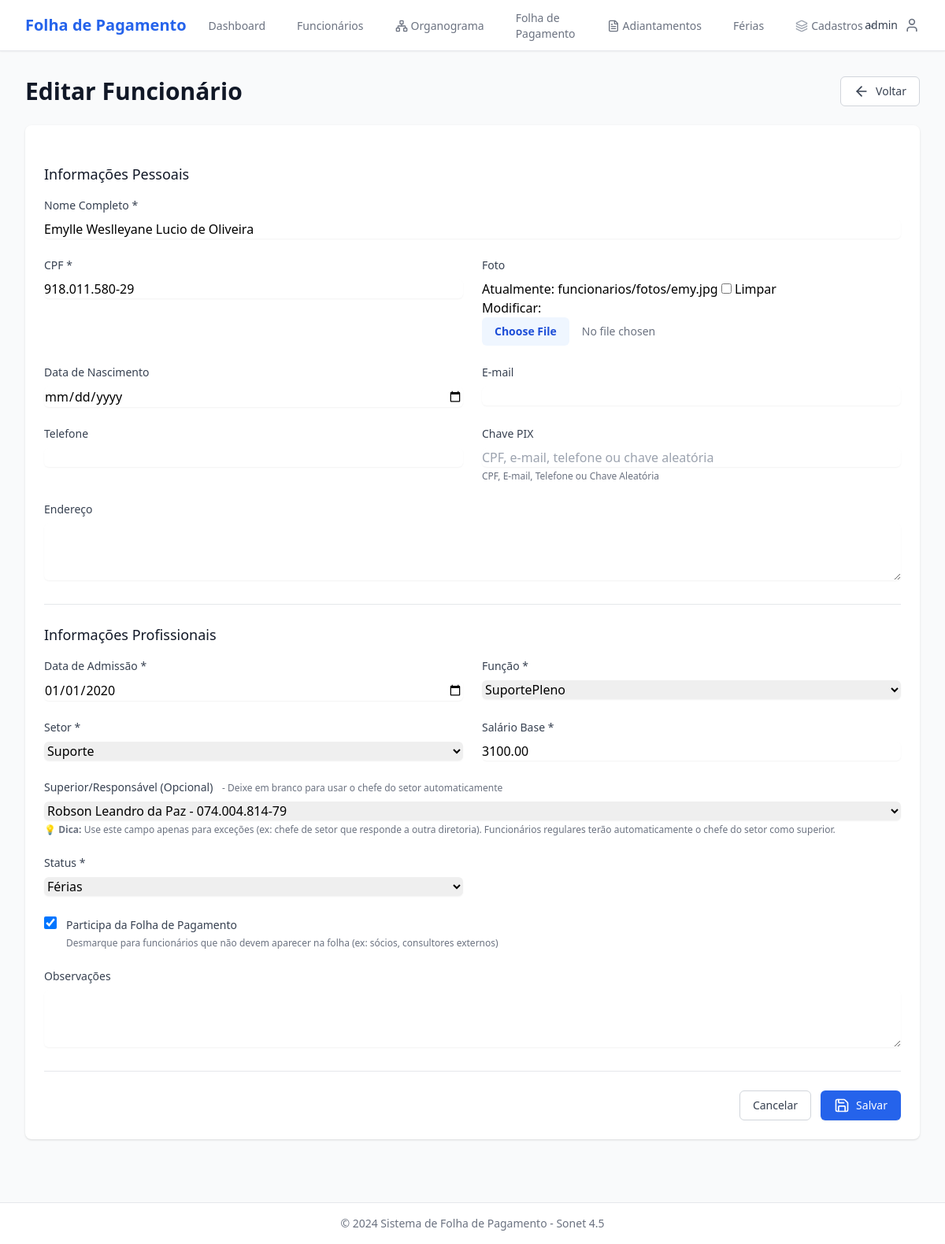
The app's page /funcionarios/5/editar/ (signed in), older data.
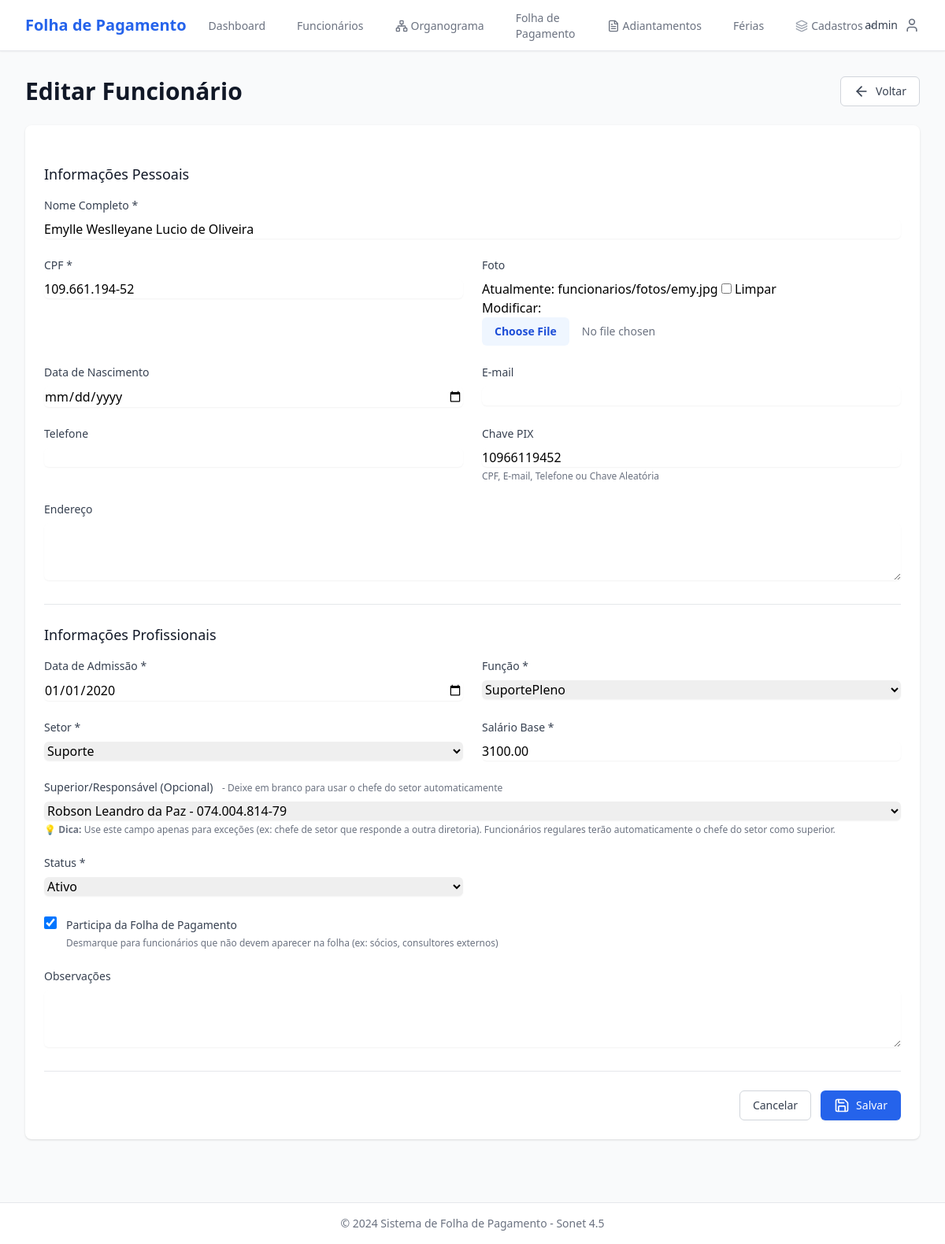
The same page, newer data.
### funcionarios/models.py (models this page shows, shortened)
class Funcionario(TimeStampedModel):
    STATUS_CHOICES = [
        ('A', 'Ativo'),
        ('I', 'Inativo'),
        ('F', 'Férias'),
        ('L', 'Licença'),
    ]
    nome_completo = models.CharField('Nome Completo', max_length=200)
    cpf = models.CharField('CPF', max_length=14, unique=True)
    foto = models.ImageField('Foto', upload_to='funcionarios/fotos/', blank=True, null=True)
    data_nascimento = models.DateField('Data de Nascimento', null=True, blank=True)
    email = models.EmailField('E-mail', blank=True)
    telefone = models.CharField('Telefone', max_length=20, blank=True)
    endereco = models.TextField('Endereço', blank=True)
    chave_pix = models.CharField('Chave PIX', max_length=200, blank=True, help_text='CPF, E-mail, Telefone ou Chave Aleatória')
    data_admissao = models.DateField('Data de Admissão')
    funcao = models.ForeignKey(
        Funcao,
        on_delete=models.PROTECT,
        verbose_name='Função',
        related_name='funcionarios'
    )
    setor = models.ForeignKey(
        Setor,
        on_delete=models.PROTECT,
        verbose_name='Setor',
        related_name='funcionarios'
    )
    salario_base = models.DecimalField(
        'Salário Base',
        max_digits=10,
        decimal_places=2,
        validators=[MinValueValidator(0)]
    )
    status = models.CharField('Status', max_length=1, choices=STATUS_CHOICES, default='A')
    participa_folha = models.BooleanField(
        'Participa da Folha de Pagamento',
        default=True,
        help_text='Desmarque para funcionários que não devem aparecer na folha (ex: sócios, consultores externos)'
    )
    superior = models.ForeignKey(
        'self',
        on_delete=models.SET_NULL,
        null=True,
        blank=True,
        verbose_name='Superior/Responsável',
        related_name='subordinados',
        help_text='Funcionário responsável direto por este colaborador'
    )
    observacoes = models.TextField('Observações', blank=True)
    class Meta:
        verbose_name = 'Funcionário'
        verbose_name_plural = 'Funcionários'
        ordering = ['nome_completo']
    def __str__(self):
        return f"{self.nome_completo} - {self.cpf}"

### funcionarios/views.py (the view)
# urls.py: path('<int:pk>/editar/', views.funcionario_update, name='update'),
@login_required
def funcionario_update(request, pk):
    funcionario = get_object_or_404(Funcionario, pk=pk)
    if request.method == 'POST':
        form = FuncionarioForm(request.POST, request.FILES, instance=funcionario)
        if form.is_valid():
            form.save()
            messages.success(request, f'Funcionário {funcionario.nome_completo} atualizado com sucesso!')
            return redirect('funcionarios:detail', pk=funcionario.pk)
    else:
        form = FuncionarioForm(instance=funcionario)
    context = {'form': form, 'funcionario': funcionario, 'title': 'Editar Funcionário'}
    return render(request, 'funcionarios/funcionario_form.html', context)

### funcionarios/forms.py
class FuncionarioForm(forms.ModelForm):
    class Meta:
        model = Funcionario
        fields = ['nome_completo', 'cpf', 'foto', 'data_nascimento', 'email', 'telefone',
                 'endereco', 'chave_pix', 'data_admissao', 'funcao', 'setor', 'salario_base',
                 'superior', 'status', 'participa_folha', 'observacoes']
        widgets = {
            'data_nascimento': forms.DateInput(attrs={'type': 'date'}, format='%Y-%m-%d'),
            'data_admissao': forms.DateInput(attrs={'type': 'date'}, format='%Y-%m-%d'),
            'endereco': forms.Textarea(attrs={'rows': 3}),
            'observacoes': forms.Textarea(attrs={'rows': 3}),
        }
    def __init__(self, *args, **kwargs):
        super().__init__(*args, **kwargs)
        self.fields['data_nascimento'].input_formats = ['%Y-%m-%d', '%d/%m/%Y']
        self.fields['data_admissao'].input_formats = ['%Y-%m-%d', '%d/%m/%Y']
        if self.instance.pk:
            self.fields['superior'].queryset = Funcionario.objects.exclude(pk=self.instance.pk).filter(status='A')

### core/models.py (called while the page is built)
    def __str__(self):
        return self.nome

    def __str__(self):
        return self.nome

### templates/funcionarios/funcionario_form.html (shortened to what the changed rows need)
{% extends 'base.html' %}
{% load widget_tweaks %}
{% block content %}
<div class="space-y-6">
    <div class="flex justify-between items-center">
        <h1 class="text-3xl font-bold text-gray-900">{{ title }}</h1>
    </div>
    <div class="bg-white shadow rounded-lg p-6">
        <form method="post" enctype="multipart/form-data" class="space-y-6">
            <div>
                <div class="grid grid-cols-1 gap-6 sm:grid-cols-2">
                    <div class="col-span-2">
                        <label class="block text-sm font-medium text-gray-700 mb-2">Nome Completo *</label>
                        {% render_field form.nome_completo class="w-full rounded-md border-gray-300 shadow-sm focus:border-blue-500 focus:ring-blue-500" %}
                    </div>
                    <div>
                        <label class="block text-sm font-medium text-gray-700 mb-2">CPF *</label>
                        {% render_field form.cpf class="w-full rounded-md border-gray-300 shadow-sm focus:border-blue-500 focus:ring-blue-500" placeholder="000.000.000-00" %}
                    </div>
                    <div>
                        <label class="block text-sm font-medium text-gray-700 mb-2">Foto</label>
                        {% render_field form.foto class="w-full text-sm text-gray-500 file:mr-4 file:py-2 file:px-4 file:rounded-md file:border-0 file:text-sm file:font-semibold file:bg-blue-50 file:text-blue-700 hover:file:bg-blue-100" %}
                    </div>
                    <div>
                        <label class="block text-sm font-medium text-gray-700 mb-2">Data de Nascimento</label>
                        {% render_field form.data_nascimento class="w-full rounded-md border-gray-300 shadow-sm focus:border-blue-500 focus:ring-blue-500" %}
                    </div>
                    <div>
                        <label class="block text-sm font-medium text-gray-700 mb-2">E-mail</label>
                        {% render_field form.email class="w-full rounded-md border-gray-300 shadow-sm focus:border-blue-500 focus:ring-blue-500" %}
                    </div>
                    <div>
                        <label class="block text-sm font-medium text-gray-700 mb-2">Telefone</label>
                        {% render_field form.telefone class="w-full rounded-md border-gray-300 shadow-sm focus:border-blue-500 focus:ring-blue-500" %}
                    </div>
                    <div>
                        <label class="block text-sm font-medium text-gray-700 mb-2">Chave PIX</label>
                        {% render_field form.chave_pix class="w-full rounded-md border-gray-300 shadow-sm focus:border-blue-500 focus:ring-blue-500" placeholder="CPF, e-mail, telefone ou chave aleatória" %}
                        <p class="mt-1 text-xs text-gray-500">CPF, E-mail, Telefone ou Chave Aleatória</p>
                    </div>
                    <div class="col-span-2">
                        <label class="block text-sm font-medium text-gray-700 mb-2">Endereço</label>
                        {% render_field form.endereco class="w-full rounded-md border-gray-300 shadow-sm focus:border-blue-500 focus:ring-blue-500" %}
                    </div>
                </div>
            </div>
            <div class="border-t border-gray-200 pt-6">
                <div class="grid grid-cols-1 gap-6 sm:grid-cols-2">
                    <div>
                        <label class="block text-sm font-medium text-gray-700 mb-2">Data de Admissão *</label>
                        {% render_field form.data_admissao class="w-full rounded-md border-gray-300 shadow-sm focus:border-blue-500 focus:ring-blue-500" %}
                    </div>
                    <div>
                        <label class="block text-sm font-medium text-gray-700 mb-2">Função *</label>
                        {% render_field form.funcao class="w-full rounded-md border-gray-300 shadow-sm focus:border-blue-500 focus:ring-blue-500" %}
                    </div>
                    <div>
                        <label class="block text-sm font-medium text-gray-700 mb-2">Setor *</label>
                        {% render_field form.setor class="w-full rounded-md border-gray-300 shadow-sm focus:border-blue-500 focus:ring-blue-500" %}
                    </div>
                    <div>
                        <label class="block text-sm font-medium text-gray-700 mb-2">Salário Base *</label>
                        {% render_field form.salario_base class="w-full rounded-md border-gray-300 shadow-sm focus:border-blue-500 focus:ring-blue-500" %}
                    </div>
                    <div class="col-span-2">
                        <label class="block text-sm font-medium text-gray-700 mb-2">
                            Superior/Responsável (Opcional)
                            <span class="text-xs text-gray-500 font-normal ml-2">- Deixe em branco para usar o chefe do setor automaticamente</span>
                        </label>
                        {% render_field form.superior class="w-full rounded-md border-gray-300 shadow-sm focus:border-blue-500 focus:ring-blue-500" %}
                        <p class="mt-1 text-xs text-gray-500">
                            💡 <strong>Dica:</strong> Use este campo apenas para exceções (ex: chefe de setor que responde a outra diretoria).
                            Funcionários regulares terão automaticamente o chefe do setor como superior.
                        </p>
                    </div>
                    <div>
                        <label class="block text-sm font-medium text-gray-700 mb-2">Status *</label>
                        {% render_field form.status class="w-full rounded-md border-gray-300 shadow-sm focus:border-blue-500 focus:ring-blue-500" %}
                    </div>
                    <div class="col-span-2">
                        <div class="flex items-start">
                            <div class="flex items-center h-5">
                                {% render_field form.participa_folha class="h-4 w-4 text-blue-600 border-gray-300 rounded focus:ring-blue-500" %}
                            </div>
                        </div>
                    </div>
                    <div class="col-span-2">
                        <label class="block text-sm font-medium text-gray-700 mb-2">Observações</label>
                        {% render_field form.observacoes class="w-full rounded-md border-gray-300 shadow-sm focus:border-blue-500 focus:ring-blue-500" %}
                    </div>
                </div>
            </div>
        </form>
    </div>
</div>
{% endblock %}

Row changes from the older to the newer data that the page shows:
changed Funcionario "Emylle Weslleyane Lucio de Oliveira": cpf "918.011.580-29" → "109.661.194-52"; chave_pix (not shown) → "10966119452"; status "Férias" → "Ativo"
